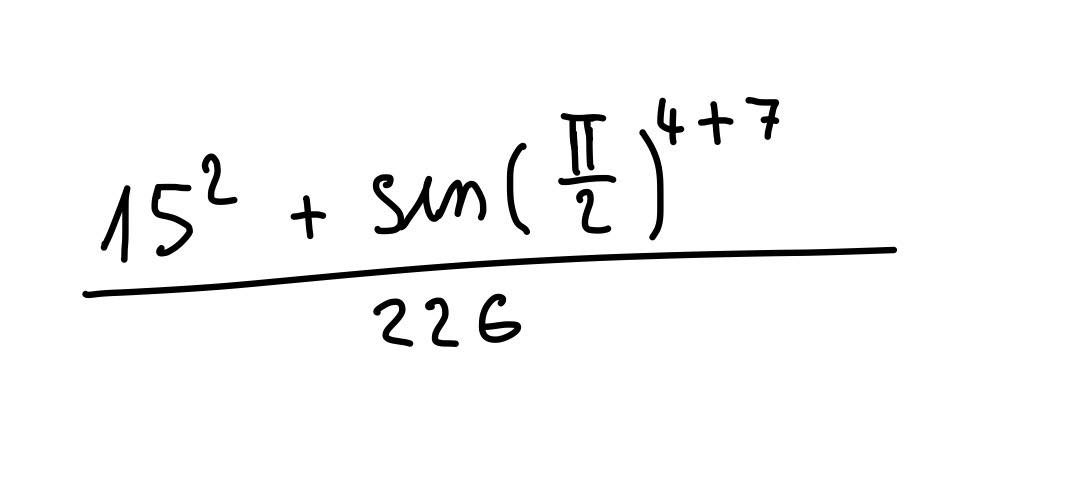
#> input picture test_expressions/pr0.jpg, 1089 x 500 px
$ python -i filters.py   (imports and definitions only)
#> lines starting #> are read from the running program, lines starting #| are printed output that depends on the picture; after the words box and inside, x2 and y2 are one past the last pixel; in counts of white or black regions, pixels touching at a corner belong together
#> further down, picture is the input picture: shape (500, 1089, 3); min 0, max 255, mean 247.1
import cv2
import numpy as np

"""
Input: 3-channel image
Filters convert input image and prepare it for bounding box extraction.
Output:
    Image with:
        Black-> Area around symbols
        White-> Symbols
"""

def standard_filter(image):
    image = cv2.cvtColor(image, cv2.COLOR_BGR2GRAY)
    _, new_image = cv2.threshold(image, 127, 255, cv2.THRESH_BINARY_INV)
    #_, new_image = cv2.threshold(image, 220, 255, cv2.THRESH_BINARY_INV)
    return new_image


def basic_filter(image):
    image = cv2.cvtColor(image, cv2.COLOR_BGR2GRAY)
    #image = cv2.GaussianBlur(image, (5, 5), 0)
    thresh, img_bin = cv2.threshold(image, 128, 255, cv2.THRESH_OTSU)
    _, img_bin = cv2.threshold(img_bin, 127, 255, cv2.THRESH_BINARY_INV)
    return img_bin

def future_filter(image):
    image = cv2.fastNlMeansDenoisingColored(image, None, 10, 10, 7, 21)
    image = cv2.cvtColor(image, cv2.COLOR_BGR2GRAY)
    return image

def old_filter(image):
    # convert to gray
    image = cv2.cvtColor(image, cv2.COLOR_BGR2GRAY)

    # trunc
    _, image = cv2.threshold(image, 127, 255, cv2.THRESH_TRUNC)
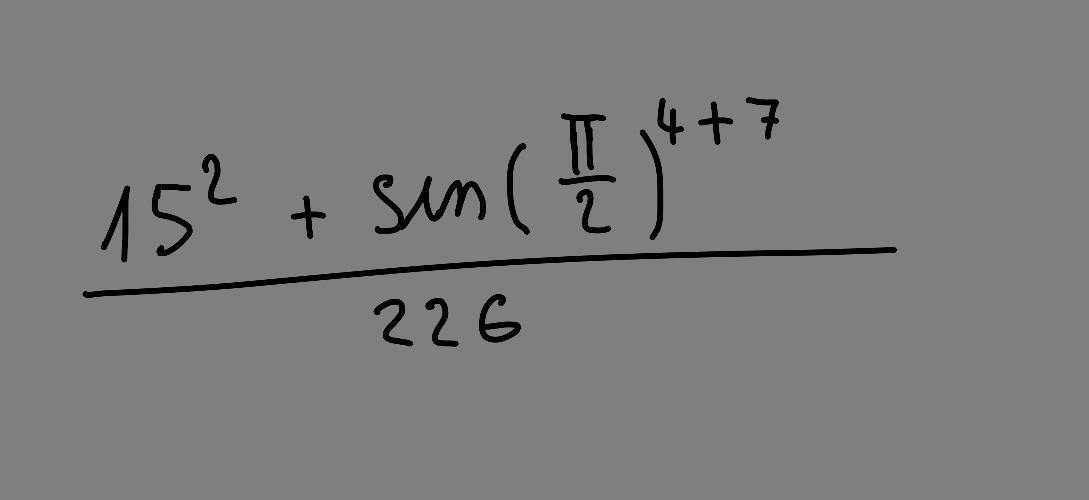
#> image: shape (500, 1089); min 0, max 127, mean 123.4

    image = cv2.adaptiveThreshold(image, 255, cv2.ADAPTIVE_THRESH_GAUSSIAN_C,
                                  cv2.THRESH_BINARY, 13, 4)
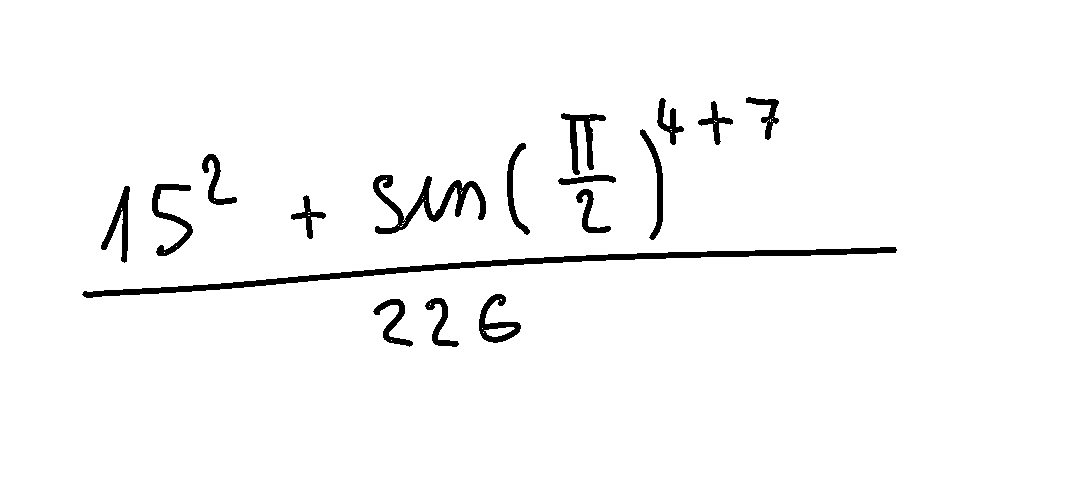
#> image: shape (500, 1089); 97.2% white; 17 black regions, largest, box (x1, y1, x2, y2) and area: (82, 247, 897, 298) 4806, (373, 175, 486, 234) 1913, (561, 113, 606, 175) 901

    image = cv2.medianBlur(image, 3)
#> image: shape (500, 1089); 97.2% white; 17 black regions, largest, box (x1, y1, x2, y2) and area: (83, 247, 897, 298) 4803, (373, 175, 486, 234) 1937, (561, 113, 606, 175) 905
    image = cv2.GaussianBlur(image, (5, 5), 0)
    _, image = cv2.threshold(image, 0, 255, cv2.THRESH_BINARY + cv2.THRESH_OTSU)
#> image: shape (500, 1089); 97.1% white; 17 black regions, largest, box (x1, y1, x2, y2) and area: (83, 247, 897, 298) 4894, (373, 175, 486, 234) 2020, (561, 113, 606, 175) 933

    # remove noise
    image = cv2.medianBlur(image, 7)
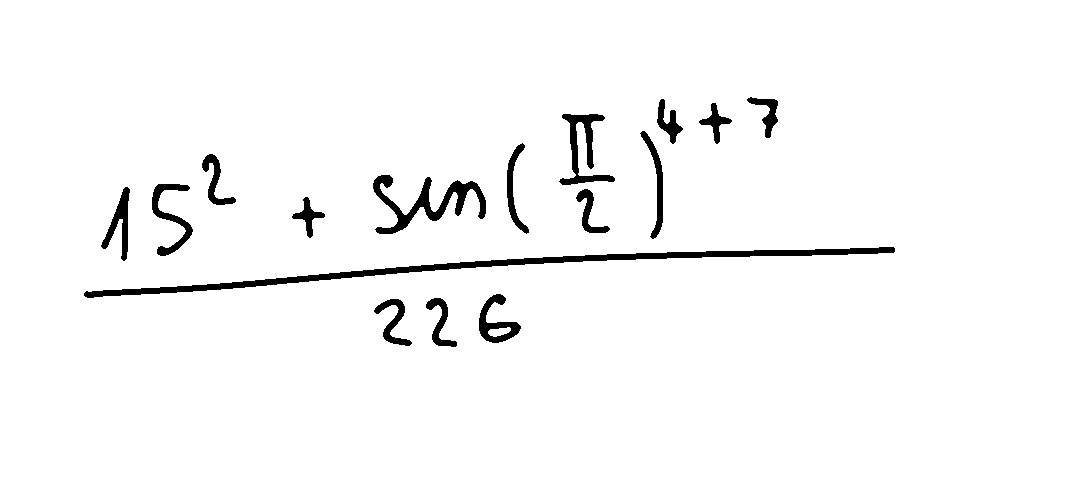
#> image: shape (500, 1089); 97.1% white; 16 black regions, largest, box (x1, y1, x2, y2) and area: (84, 247, 895, 298) 4877, (373, 175, 486, 234) 2005, (559, 114, 615, 185) 1263
    _, image = cv2.threshold(image, 127, 255, cv2.THRESH_BINARY_INV)

    return image

>>> import cv2
>>> picture = cv2.imread('test_expressions/pr0.jpg')
>>> result = old_filter(picture)

$ run again, on test_expressions/pr1.jpg
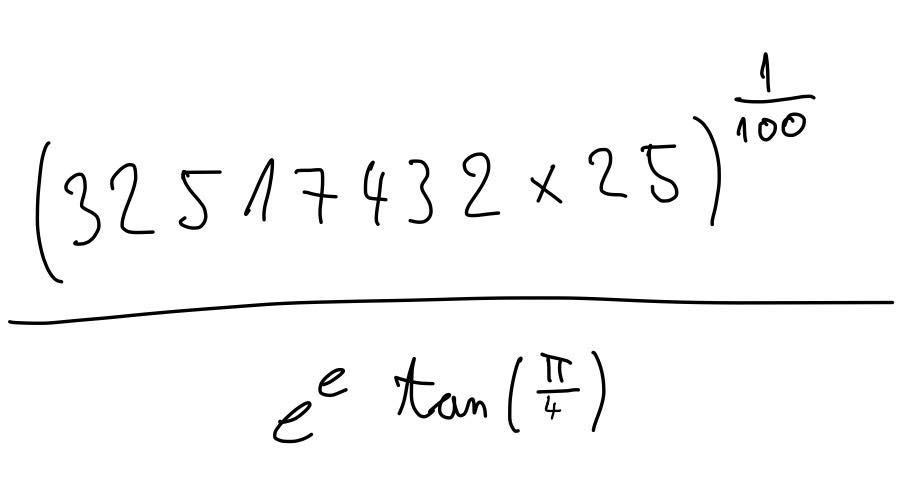
#> input picture test_expressions/pr1.jpg, 905 x 500 px
#> picture is the input picture: shape (500, 905, 3); min 0, max 255, mean 247.9
#> in old_filter, `image = cv2.adaptiveThreshold(image, 255, cv2.ADAPTIVE_THRESH_GAUSSIAN..`:
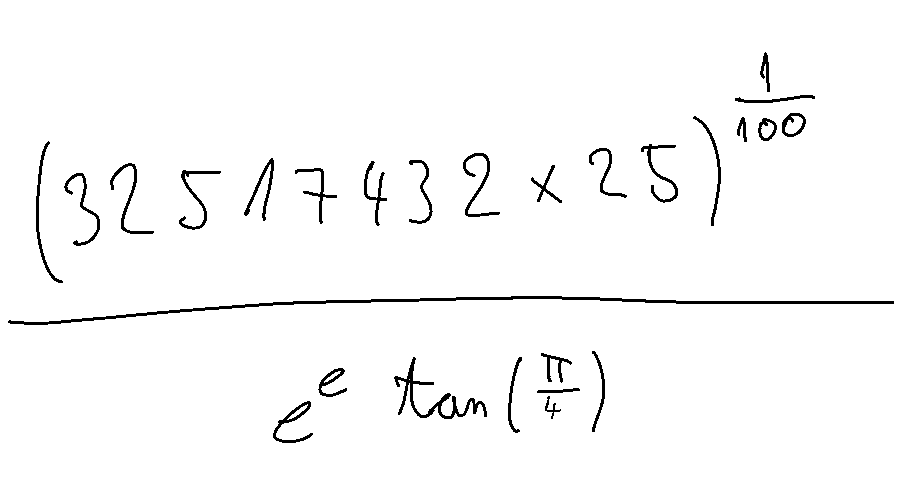
#> image: shape (500, 905); 97.6% white; 27 black regions, largest, box (x1, y1, x2, y2) and area: (8, 296, 894, 325) 2658, (394, 357, 487, 419) 940, (36, 141, 63, 283) 455
#> in old_filter, `image = cv2.medianBlur(image, 7)`:
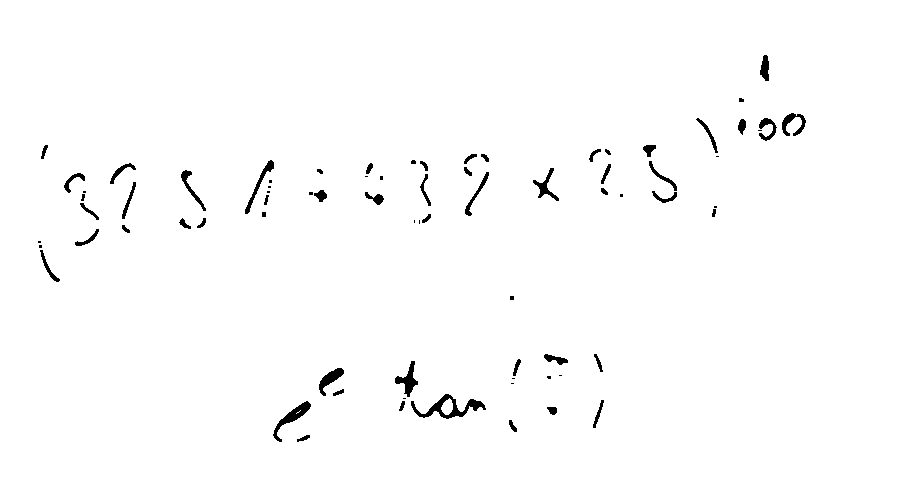
#> image: shape (500, 905); 98.6% white; 76 black regions (23 under 20 px), largest, box (x1, y1, x2, y2) and area: (411, 394, 486, 419) 597, (273, 401, 311, 442) 381, (395, 361, 418, 397) 312

$ run again, on test_expressions/pr2.jpg
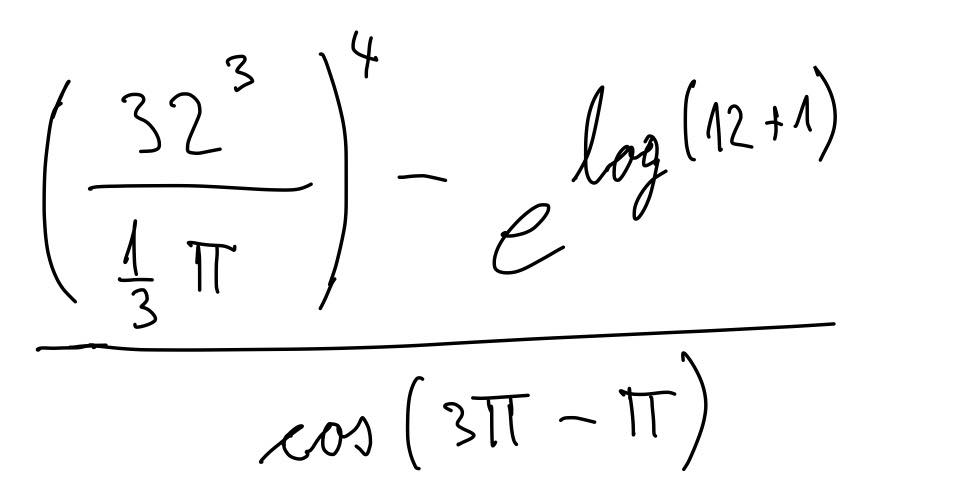
#> input picture test_expressions/pr2.jpg, 964 x 500 px
#> picture is the input picture: shape (500, 964, 3); min 0, max 255, mean 246.5
#> in old_filter, `image = cv2.adaptiveThreshold(image, 255, cv2.ADAPTIVE_THRESH_GAUSSIAN..`:
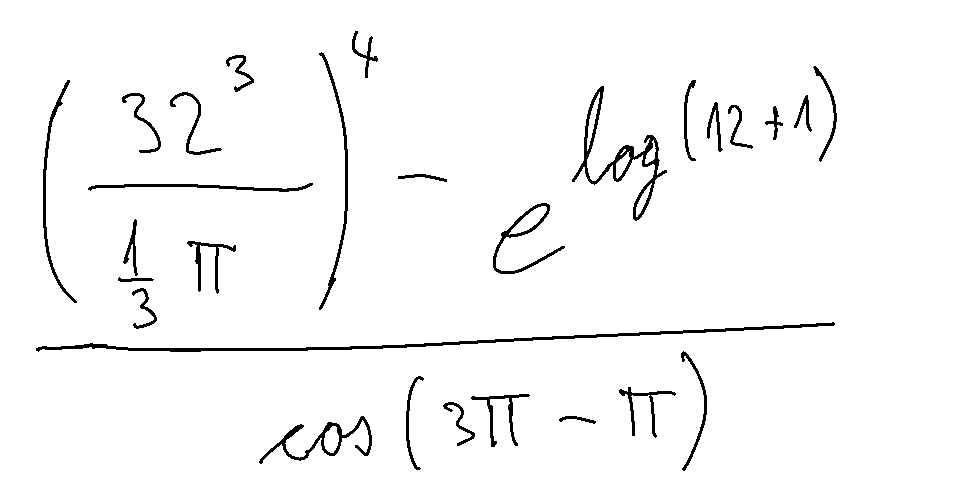
#> image: shape (500, 964); 97.1% white; 28 black regions, largest, box (x1, y1, x2, y2) and area: (36, 322, 835, 352) 2500, (572, 86, 667, 221) 1669, (259, 416, 372, 464) 937
#> in old_filter, `image = cv2.medianBlur(image, 7)`:
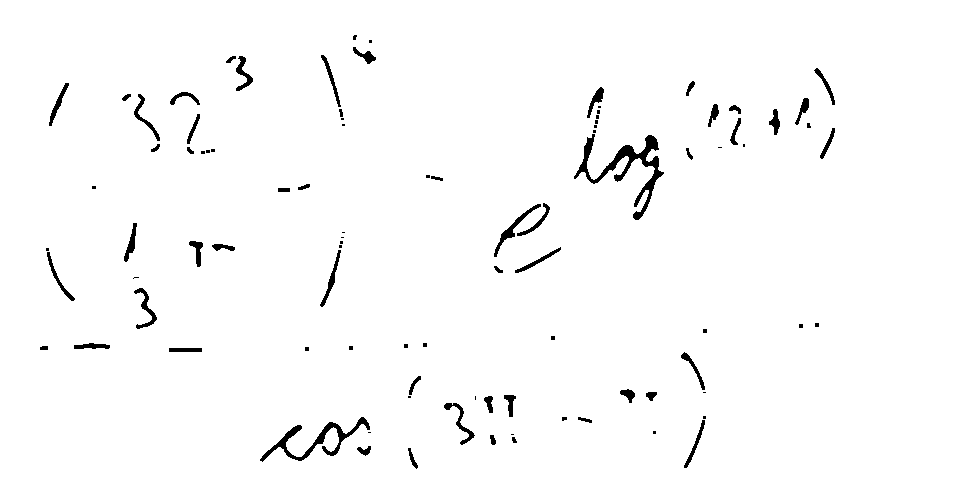
#> image: shape (500, 964); 98.1% white; 93 black regions (40 under 20 px), largest, box (x1, y1, x2, y2) and area: (574, 134, 664, 220) 1588, (260, 417, 370, 462) 956, (494, 204, 541, 257) 330

$ run again, on test_expressions/pr3.jpg
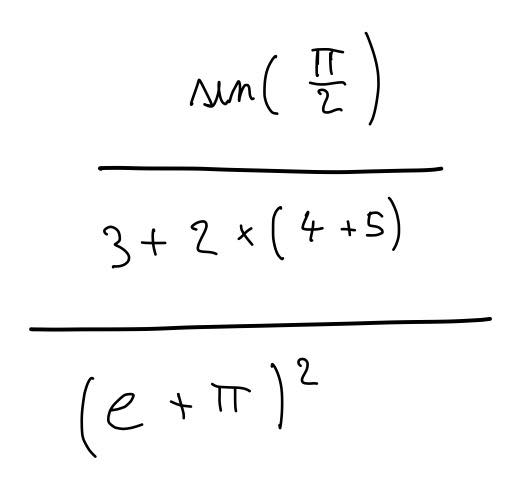
#> input picture test_expressions/pr3.jpg, 506 x 500 px
#> picture is the input picture: shape (500, 506, 3); min 0, max 255, mean 247.7
#> in old_filter, `image = cv2.adaptiveThreshold(image, 255, cv2.ADAPTIVE_THRESH_GAUSSIAN..`:
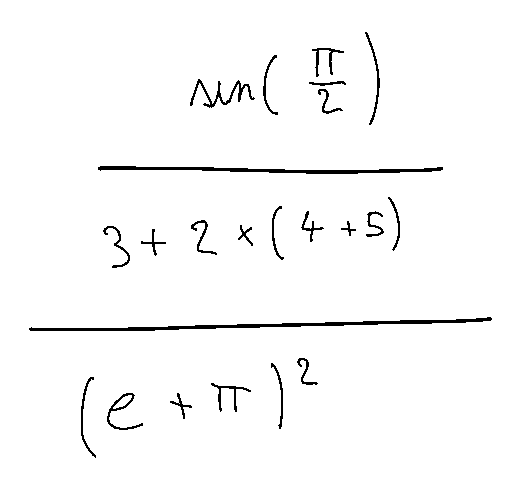
#> image: shape (500, 506); 97.5% white; 23 black regions, largest, box (x1, y1, x2, y2) and area: (29, 317, 492, 331) 1576, (98, 166, 443, 174) 1203, (190, 79, 255, 108) 417
#> in old_filter, `image = cv2.medianBlur(image, 7)`:
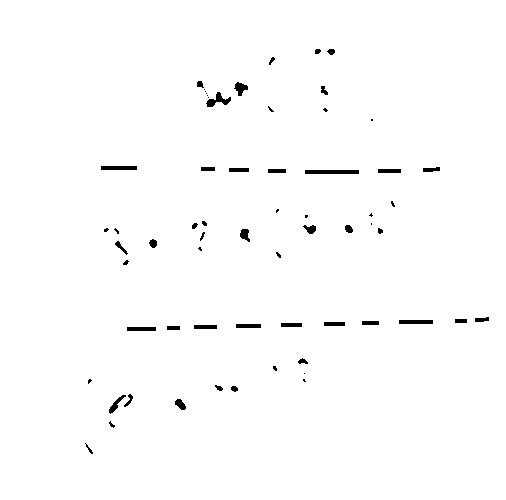
#> image: shape (500, 506); 98.8% white; 63 black regions (24 under 20 px), largest, box (x1, y1, x2, y2) and area: (305, 170, 359, 174) 216, (206, 92, 231, 107) 160, (101, 166, 137, 170) 144
